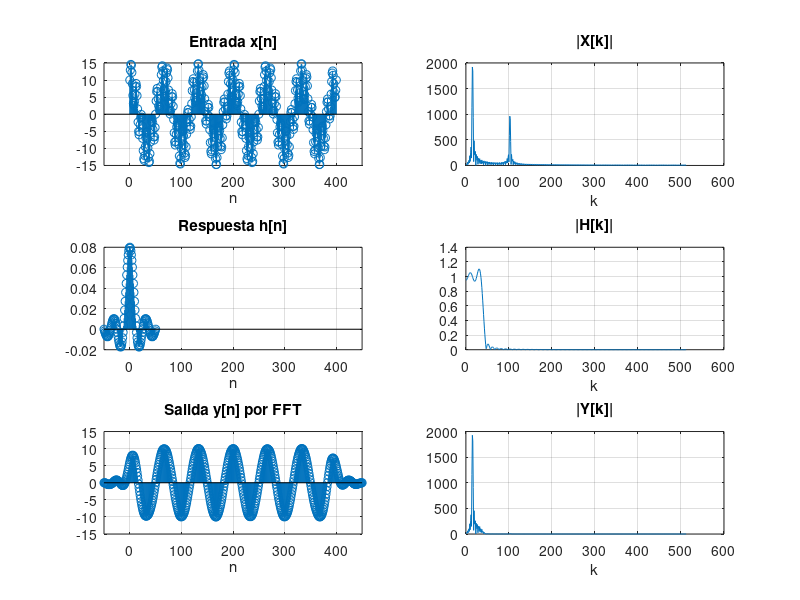

This figure's MATLAB source:
# EJ 3

clear; clc; close all;

% 1. Señal de entrada
Nx = 401;
dt = 0.0001;
nx = 0:Nx-1;
t = nx * dt;

x = 10*cos(2*pi*150*t) + 5*sin(2*pi*1000*t);

% 2. Respuesta al impulso
Fc = 400;
Nh = 101;
nh = -(Nh-1)/2:(Nh-1)/2;

h = 2*Fc*dt*sinc(2*Fc*dt*nh);

% 3. Convolución directa para comparar
y_directa = conv(x,h);
Ny = Nx + Nh - 1;
ny = (nx(1)+nh(1)):(nx(end)+nh(end));

% 4. Rellenar con ceros hasta N = 1024
N = 1024;
assert(N >= Ny);

x_pad = [x, zeros(1,N-Nx)];
h_pad = [h, zeros(1,N-Nh)];

% 5. Convolución por FFT
X = fft(x_pad);
H = fft(h_pad);
Y = X .* H;

y_fft = real(ifft(Y));
y_fft = y_fft(1:Ny);

% Comparar los resultados
error_max = max(abs(y_directa - y_fft));
fprintf('Error maximo: %.3e\n', error_max);

% 6. Graficar
k = 0:N/2;
limites_n = [ny(1),ny(end)];

figure(1);

subplot(3,2,1);
stem(nx,x); grid on; xlim(limites_n);
title('Entrada x[n]'); xlabel('n');

subplot(3,2,2);
plot(k,abs(X(1:N/2+1))); grid on;
title('|X[k]|'); xlabel('k');

subplot(3,2,3);
stem(nh,h); grid on; xlim(limites_n);
title('Respuesta h[n]'); xlabel('n');

subplot(3,2,4);
plot(k,abs(H(1:N/2+1))); grid on;
title('|H[k]|'); xlabel('k');

subplot(3,2,5);
stem(ny,y_fft); grid on; xlim(limites_n);
title('Salida y[n] por FFT'); xlabel('n');

subplot(3,2,6);
plot(k,abs(Y(1:N/2+1))); grid on;
title('|Y[k]|'); xlabel('k');
